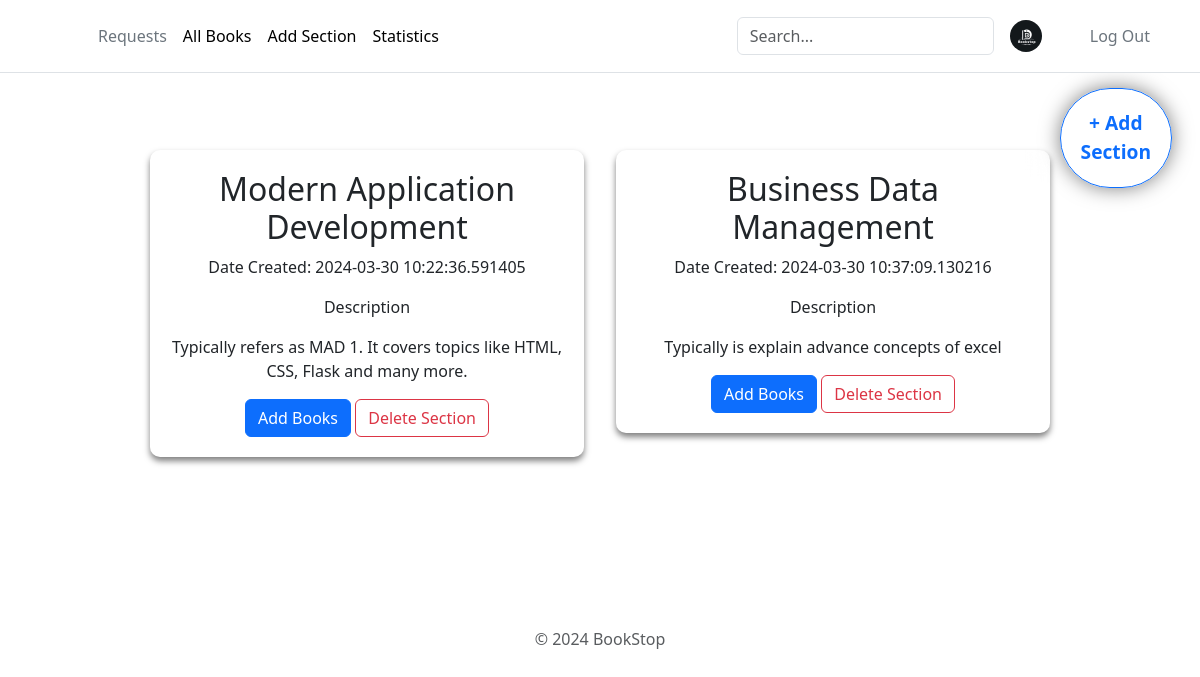
Before: /add-section (signed in) with the older database file.
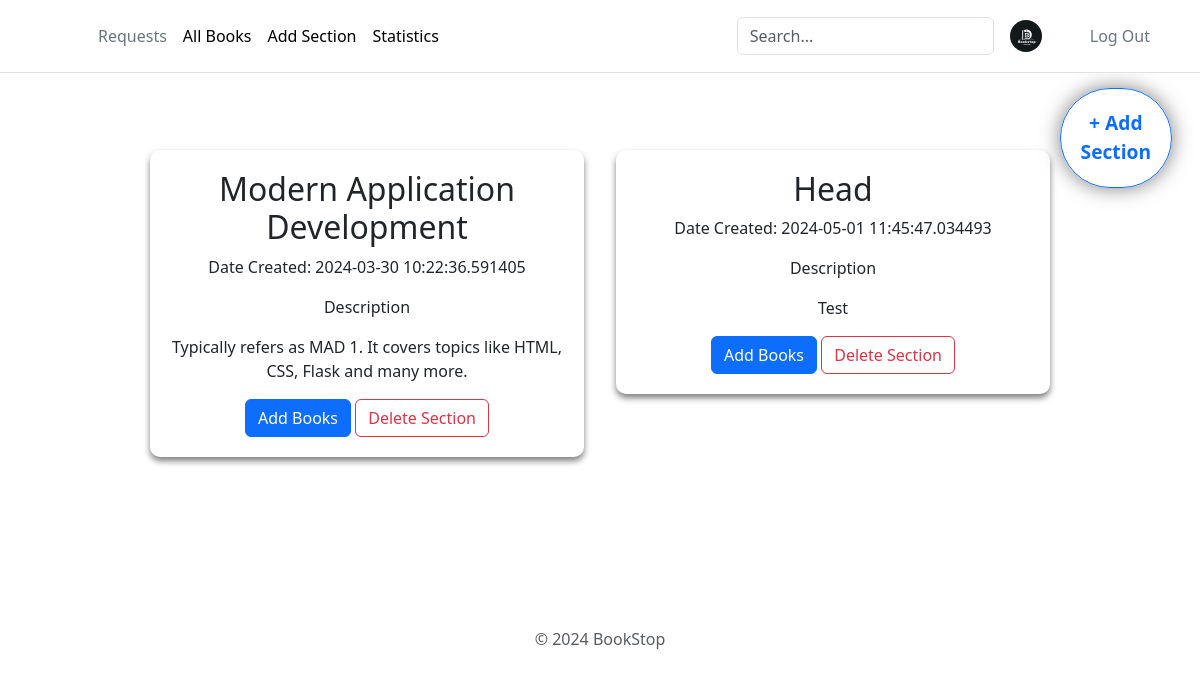
After: the same page with the newer database file.
### app/models.py (models this page shows)
class Section(db.Model):
    __tablename__ = 'section'
    SectionId = db.Column(db.Integer, autoincrement=True, primary_key=True)
    Title = db.Column(db.String(50), nullable=False)
    CreatedDate = db.Column(db.DateTime, nullable=False, default=datetime.datetime.utcnow)
    Description = db.Column(db.Text, nullable=False)
    ImageLink = db.Column(db.String(255))

### app/routes.py (the view)
@app.route("/add-section", methods = ["GET","POST"])
def addSection():
    if 'admin_id' not in session:
        return redirect(url_for('librarianLogin'))
    if request.method == 'POST':
        data = request.form.to_dict()
        section = Section(Title=data['section'], Description=data['text'])
        db.session.add(section)
        db.session.commit()
        section = Section.query.all()
        return render_template("add-section.html", section = section)
    else:
        section = Section.query.all()
        return render_template("add-section.html", section = section)

### app/templates/add-section.html (shortened to what this page needs)
<!DOCTYPE html>
<html lang="en">
  <head>
    <link rel="stylesheet" href="/static/add-section.css" />
    {% include 'bootstrap.html' %}
  </head>
  <body>
    <div>
      {% include 'headerAdmin.html' %}
      <div>
        <button type="button" id="addSection" class="btn btn-outline-primary">
          + Add<br />Section
        </button>
        <div class="main-container">
          {% for sec in section %}
          <div class="section-container" id="{{ sec.SectionId }}">
            <h2>{{ sec.Title }}</h2>
            <p>Date Created: {{ sec.CreatedDate }}</p>
            <div>
              <p>Description</p>
              <p>{{ sec.Description }}</p>
            </div>
            <button
              type="button"
              id="addBook{{ sec.SectionId }}"
              class="btn btn-primary"
            >
              Add Books
            </button>
            <form
              action="{{ url_for('deleteSection', sectionId=sec.SectionId) }}"
              method="post"
              style="display: inline"
            >
              <button type="submit" class="btn btn-outline-danger">
                Delete Section
              </button>
            </form>
          </div>
          {% include 'addBookPopup.html' %}{% endfor %}
        </div>
      </div>
      {% include 'footer.html' %}
    </div>
  </body>
</html>

Changed rows visible on the page:
removed Section: Title "Business Data Management", CreatedDate "2024-03-30 10:37:09.130216", Description "Typically is explain advance concepts of excel"
added Section: Title "Head", CreatedDate "2024-05-01 11:45:47.034493", Description "Test"
